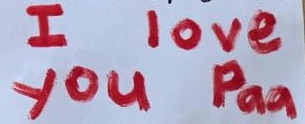
#> input picture 5.Seamless_Cloning/iloveyouticket.jpg, 305 x 124 px
$ python -i cartoonify.py   (imports and definitions only)
#> lines starting #> are read from the running program, lines starting #| are printed output that depends on the picture; after the words box and inside, x2 and y2 are one past the last pixel; in counts of white or black regions, pixels touching at a corner belong together
import cv2
import numpy as np
from collections import defaultdict
from scipy import stats

def oil_painting(img):
    res = cv2.xphoto.oilPainting(img, 7, 1)
    return res

def watercolor_painting(img):
    res = cv2.stylization(img, sigma_s=60, sigma_r=0.6)
    return res

def pencil_sketch_bw(img):
    dst_gray, dst_color = cv2.pencilSketch(img, sigma_s=60, sigma_r=0.07, shade_factor=0.05)
    return dst_gray

def pencil_sketch_c(img):
    dst_gray, dst_color = cv2.pencilSketch(img, sigma_s=60, sigma_r=0.07, shade_factor=0.05)
    return dst_color


def convertToCartoon(img) :

    gray = cv2.cvtColor(img, cv2.COLOR_BGR2GRAY)
    gray = cv2.medianBlur(gray, 5)
    edges = cv2.adaptiveThreshold(gray, 255, cv2.ADAPTIVE_THRESH_MEAN_C, cv2.THRESH_BINARY, 9, 9)

    color = cv2.bilateralFilter(img, 9, 300, 300)

    cartoon = cv2.bitwise_and(color, color, mask=edges)

    return cartoon


def convertToCartoon_way2(image):

    output = np.array(image)
    x, y, c = output.shape
#> x = 124; y = 305; c = 3
    # hists = []
    for i in range(c):
        output[:, :, i] = cv2.bilateralFilter(output[:, :, i], 5, 50, 50)
        # hist, _ = np.histogram(output[:, :, i], bins=np.arange(256+1))
        # hists.append(hist)
    edge = cv2.Canny(output, 100, 200)
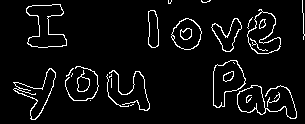
#> edge: shape (124, 305); 5.5% white in thin lines or dots

    output = cv2.cvtColor(output, cv2.COLOR_RGB2HSV)
#> output: shape (124, 305, 3); mean H, S, V 128.3, 69.6, 205.1

    hists = []
    #H
    hist, _ = np.histogram(output[:, :, 0], bins=np.arange(180+1))
#> hist = 180 values, max 7494 at index 110, min 0 at index 1, mean 210.1
    hists.append(hist)
    #S
    hist, _ = np.histogram(output[:, :, 1], bins=np.arange(256+1))
#> hist = 256 values, max 3422 at index 46, min 0 at index 0, mean 147.7
    hists.append(hist)
    #V
    hist, _ = np.histogram(output[:, :, 2], bins=np.arange(256+1))
#> hist = 256 values, max 1797 at index 224, min 0 at index 0, mean 147.7
    hists.append(hist)

    C = []
    for h in hists:
        C.append(k_histogram(h))
#> this loop made 3 passes
#> after the loop, C = [[111, 169], [40, 99, 163, 211], [155, 198, 223]]

    output = output.reshape((-1, c))
    for i in range(c):
        channel = output[:, i]
        index = np.argmin(np.abs(channel[:, np.newaxis] - C[i]), axis=1)
        output[:, i] = C[i][index]
    output = output.reshape((x, y, c))
#> output: shape (124, 305, 3); mean H, S, V 127.4, 69.2, 204.4
    output = cv2.cvtColor(output, cv2.COLOR_HSV2RGB)
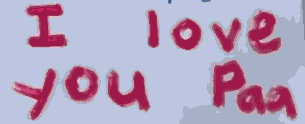
#> output: shape (124, 305, 3); mean R, G, B 179.7, 161.1, 188

    contours, _ = cv2.findContours(edge,
                                   cv2.RETR_EXTERNAL,
                                   cv2.CHAIN_APPROX_NONE)
#> contours = 23 contours, 12 with area under 20; largest, box (x1, y1, x2, y2) and area: (213, 60, 246, 108) 970, (26, 4, 67, 48) 966, (247, 9, 281, 54) 870, (13, 68, 56, 120) 721, (171, 18, 202, 50) 682
    # for i in range(len(contours)):
    #     tmp = contours[i]
    #     contours[i] = cv2.approxPolyDP(tmp, 2, False)
    cv2.drawContours(output, contours, -1, 0, thickness=1)
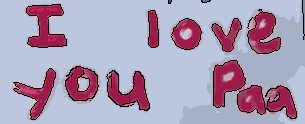
#> output: shape (124, 305, 3); 4.34% of pixels changed, all inside (x1, y1, x2, y2) = (13, 0, 305, 120)
    return output


def convertToCartoon_way3(color_image):

    cartoon_image = cv2.stylization(color_image, sigma_s=150, sigma_r=0.25)
    return cartoon_image


def convertToCartoon_way4(color_image):

    cartoon_image = cv2.stylization(color_image, sigma_s=150, sigma_r=0.5)
    return cartoon_image

def update_C(C, hist):
    """
    update centroids until they don't change
    """
    while True:
        groups = defaultdict(list)
        #assign pixel values
        for i in range(len(hist)):
            if hist[i] == 0:
                continue
            d = np.abs(C-i)
            index = np.argmin(d)
            groups[index].append(i)

        new_C = np.array(C)
        for i, indice in groups.items():
            if np.sum(hist[indice]) == 0:
                continue
            new_C[i] = int(np.sum(indice*hist[indice])/np.sum(hist[indice]))
        if np.sum(new_C-C) == 0:
            break
        C = new_C
    return C, groups


def k_histogram(hist):
    """
    choose the best K for k-means and get the centroids
    """
    alpha = 0.001              # p-value threshold for normaltest
    N = 80                      # minimun group size for normaltest
    C = np.array([128])

    while True:
        C, groups = update_C(C, hist)

        #start increase K if possible
        new_C = set()     # use set to avoid same value when seperating centroid
        for i, indice in groups.items():
            #if there are not enough values in the group, do not seperate
            if len(indice) < N:
                new_C.add(C[i])
                continue

            # judge whether we should seperate the centroid
            # by testing if the values of the group is under a
            # normal distribution
            z, pval = stats.normaltest(hist[indice])
            if pval < alpha:
                #not a normal dist, seperate
                left = 0 if i == 0 else C[i-1]
                right = len(hist)-1 if i == len(C)-1 else C[i+1]
                delta = right-left
                if delta >= 3:
                    c1 = (C[i]+left)/2
                    c2 = (C[i]+right)/2
                    new_C.add(c1)
                    new_C.add(c2)
                else:
                    # though it is not a normal dist, we have no
                    # extra space to seperate
                    new_C.add(C[i])
            else:
                # normal dist, no need to seperate
                new_C.add(C[i])
        if len(new_C) == len(C):
            break
        else:
            C = np.array(sorted(new_C))
    return C

>>> import cv2
>>> picture = cv2.cvtColor(cv2.imread('5.Seamless_Cloning/iloveyouticket.jpg'), cv2.COLOR_BGR2RGB)
>>> result = convertToCartoon_way2(picture)
